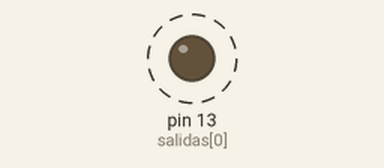
A sketch run on a simulated Arduino Uno, built with avr-gcc and run on an emulated ATmega328P. Shown: output pins drawn as LEDs (lit = HIGH). Dashed ring = blinking.

Above: at 1.2 s.
Timing chart, 0 to 4.9 s (numbered marks = the images above):
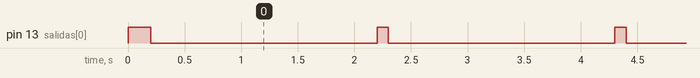

Measured:
- by itself, pin 13 (salidas[0]): alternates HIGH for 0.10 s and LOW for 2.0 s

The sketch:

0_TaskDone.ino
```cpp
// Librerías

// Definiciones

// Instancias

// Constantes

// Variables
int i;  // Contador Multipropósito

// ----------------------- Funciones de Interrupción ----------------------- //

// --------------------------- Cuerpo del código --------------------------- //
// Configuración --------------------------------------------------------------
void setup() {
  // Configuración Serial
  Serial.begin(115200);

  // Configuración de puertos
  int salidas[]  = {LED_BUILTIN};
  for (i=0; i<sizeof(salidas)/sizeof(salidas[0]); i++){
    pinMode(salidas[i], OUTPUT);
    digitalWrite(salidas[i], HIGH);
  }
  task_done();
}

// Bucle ----------------------------------------------------------------------
void loop() {
  task_done();
  delay(2000);
}

// ------------------------------- Funciones ------------------------------- //
// Funciones de control -------------------------------------------------------

// Funciones Generales --------------------------------------------------------
// Enciende el LED integrado cuando se completa una tarea
void task_done(){
  digitalWrite(LED_BUILTIN,HIGH);
  delay(100);
  digitalWrite(LED_BUILTIN,LOW);
}
```
